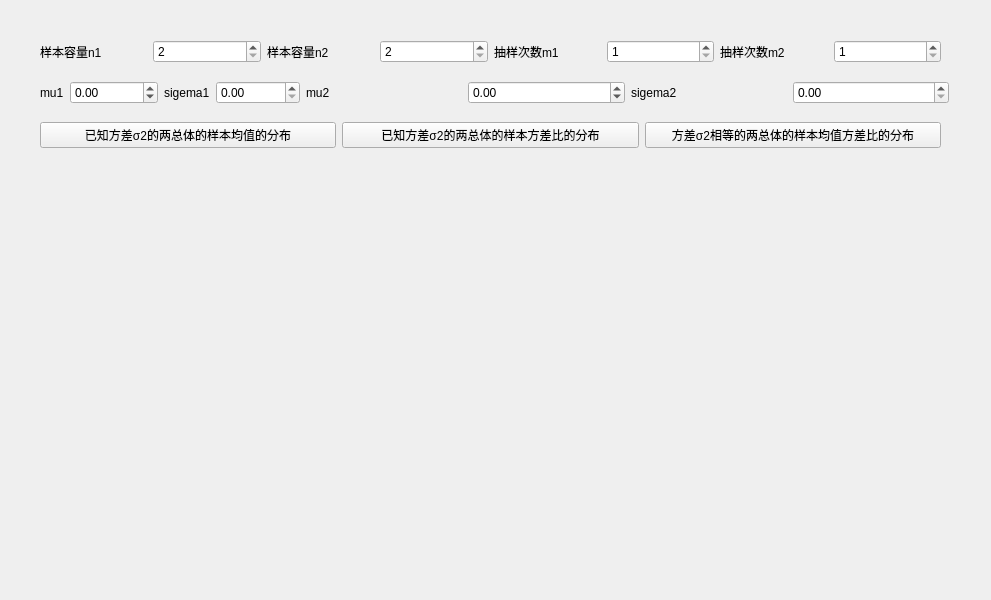
<?xml version="1.0" encoding="UTF-8"?>
<ui version="4.0">
 <class>Sd_DoubleNormal_Form</class>
 <widget class="QWidget" name="Sd_DoubleNormal_Form">
  <property name="geometry">
   <rect>
    <x>0</x>
    <y>0</y>
    <width>991</width>
    <height>600</height>
   </rect>
  </property>
  <property name="windowTitle">
   <string>两个正态总体抽样分布</string>
  </property>
  <widget class="Plot" name="widget" native="true">
   <property name="geometry">
    <rect>
     <x>40</x>
     <y>180</y>
     <width>901</width>
     <height>391</height>
    </rect>
   </property>
  </widget>
  <widget class="QWidget" name="layoutWidget">
   <property name="geometry">
    <rect>
     <x>40</x>
     <y>120</y>
     <width>901</width>
     <height>30</height>
    </rect>
   </property>
   <layout class="QHBoxLayout" name="horizontalLayout">
    <item>
     <widget class="QPushButton" name="pushButton">
      <property name="text">
       <string>已知方差σ2的两总体的样本均值的分布</string>
      </property>
     </widget>
    </item>
    <item>
     <widget class="QPushButton" name="pushButton_2">
      <property name="text">
       <string>已知方差σ2的两总体的样本方差比的分布</string>
      </property>
     </widget>
    </item>
    <item>
     <widget class="QPushButton" name="pushButton_3">
      <property name="text">
       <string>方差σ2相等的两总体的样本均值方差比的分布</string>
      </property>
     </widget>
    </item>
   </layout>
  </widget>
  <widget class="QWidget" name="layoutWidget">
   <property name="geometry">
    <rect>
     <x>40</x>
     <y>40</y>
     <width>901</width>
     <height>23</height>
    </rect>
   </property>
   <layout class="QHBoxLayout" name="horizontalLayout_2">
    <item>
     <widget class="QLabel" name="label">
      <property name="text">
       <string>样本容量n1</string>
      </property>
     </widget>
    </item>
    <item>
     <widget class="QSpinBox" name="spinBox_n1">
      <property name="minimum">
       <number>2</number>
      </property>
      <property name="maximum">
       <number>999999999</number>
      </property>
     </widget>
    </item>
    <item>
     <widget class="QLabel" name="label_5">
      <property name="text">
       <string>样本容量n2</string>
      </property>
     </widget>
    </item>
    <item>
     <widget class="QSpinBox" name="spinBox_n2">
      <property name="minimum">
       <number>2</number>
      </property>
      <property name="maximum">
       <number>999999999</number>
      </property>
     </widget>
    </item>
    <item>
     <widget class="QLabel" name="label_2">
      <property name="text">
       <string>抽样次数m1</string>
      </property>
     </widget>
    </item>
    <item>
     <widget class="QSpinBox" name="spinBox_m1">
      <property name="minimum">
       <number>1</number>
      </property>
      <property name="maximum">
       <number>999999999</number>
      </property>
     </widget>
    </item>
    <item>
     <widget class="QLabel" name="label_6">
      <property name="text">
       <string>抽样次数m2</string>
      </property>
     </widget>
    </item>
    <item>
     <widget class="QSpinBox" name="spinBox_m2">
      <property name="minimum">
       <number>1</number>
      </property>
      <property name="maximum">
       <number>999999999</number>
      </property>
     </widget>
    </item>
   </layout>
  </widget>
  <widget class="QWidget" name="layoutWidget">
   <property name="geometry">
    <rect>
     <x>40</x>
     <y>80</y>
     <width>909</width>
     <height>25</height>
    </rect>
   </property>
   <layout class="QHBoxLayout" name="horizontalLayout_3">
    <item>
     <layout class="QHBoxLayout" name="horizontalLayout_4">
      <item>
       <widget class="QLabel" name="label_7">
        <property name="text">
         <string>mu1</string>
        </property>
       </widget>
      </item>
      <item>
       <widget class="QDoubleSpinBox" name="doubleSpinBox_mu1">
        <property name="minimum">
         <double>-9999999999999999635896294965248.000000000000000</double>
        </property>
        <property name="maximum">
         <double>9999999999999999583119736832.000000000000000</double>
        </property>
       </widget>
      </item>
      <item>
       <widget class="QLabel" name="label_8">
        <property name="text">
         <string>sigema1</string>
        </property>
       </widget>
      </item>
      <item>
       <widget class="QDoubleSpinBox" name="doubleSpinBox_sigma1">
        <property name="minimum">
         <double>0.000000000000000</double>
        </property>
        <property name="maximum">
         <double>9999999999999999583119736832.000000000000000</double>
        </property>
       </widget>
      </item>
     </layout>
    </item>
    <item>
     <widget class="QLabel" name="label_3">
      <property name="text">
       <string>mu2</string>
      </property>
     </widget>
    </item>
    <item>
     <widget class="QDoubleSpinBox" name="doubleSpinBox_mu2">
      <property name="minimum">
       <double>-9999999999999999635896294965248.000000000000000</double>
      </property>
      <property name="maximum">
       <double>9999999999999999583119736832.000000000000000</double>
      </property>
     </widget>
    </item>
    <item>
     <widget class="QLabel" name="label_4">
      <property name="text">
       <string>sigema2</string>
      </property>
     </widget>
    </item>
    <item>
     <widget class="QDoubleSpinBox" name="doubleSpinBox_sigma2">
      <property name="minimum">
       <double>0.000000000000000</double>
      </property>
      <property name="maximum">
       <double>9999999999999999583119736832.000000000000000</double>
      </property>
     </widget>
    </item>
   </layout>
  </widget>
 </widget>
 <customwidgets>
  <customwidget>
   <class>Plot</class>
   <extends>QWidget</extends>
   <header location="global">Plot.h</header>
   <container>1</container>
  </customwidget>
 </customwidgets>
 <resources/>
 <connections/>
</ui>
